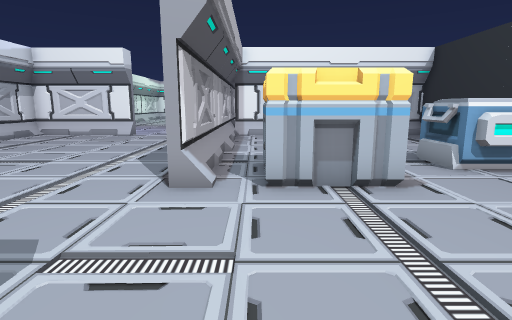
View 1 (above)

18 first-person views from a walk through a 3-D level made in the Unity game engine. The camera is 1.4 m above the floor, tilts 10° down and sees 80° across. Doors are open. The floor is counted in squares, 1 m on a side. Each view is taken from the middle of a square. On the plan, view 1 faces up. The plan holds only what a view shows up to about 14 squares ahead; the rest is blank. The player character is not drawn. Some animated figures are not drawn.

View 2
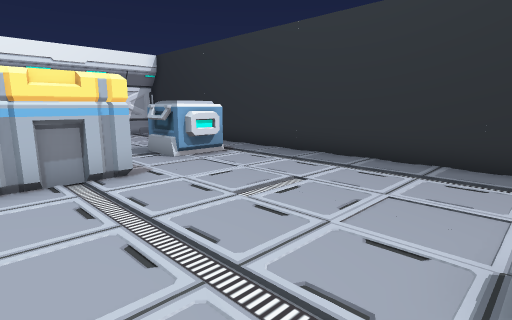

View 3
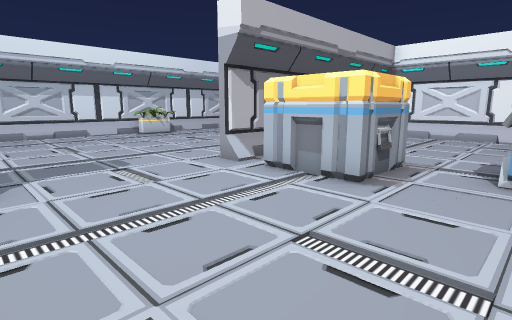

View 4
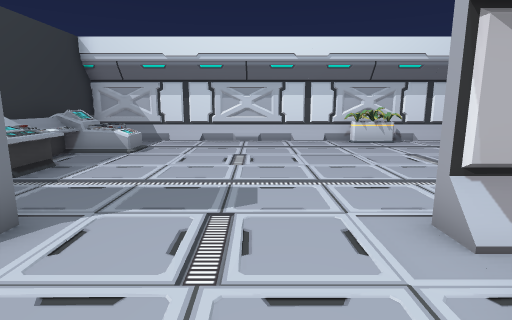

View 5
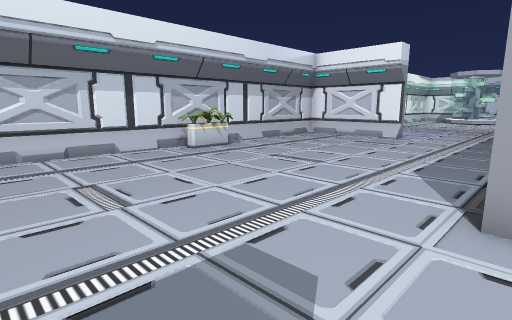

View 6
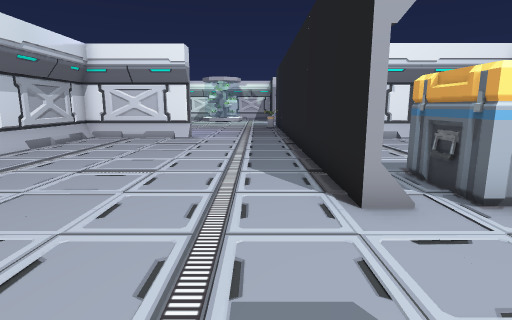

View 7
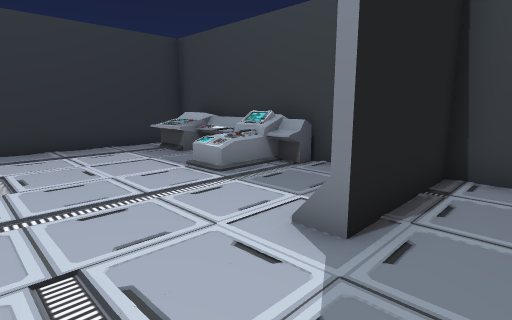

View 8
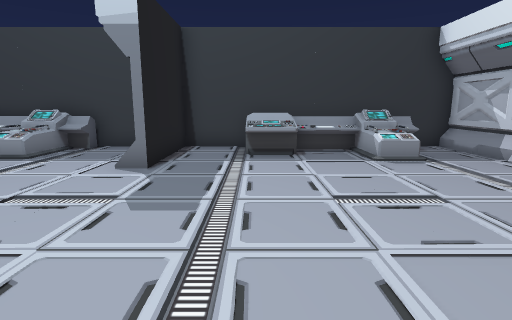

View 9
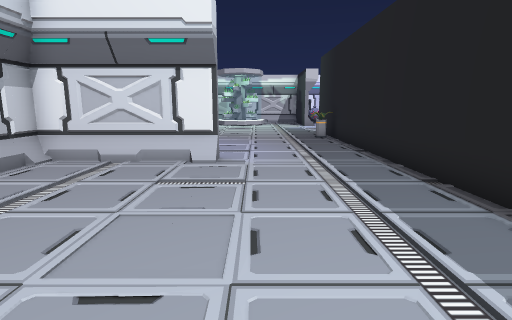

View 10
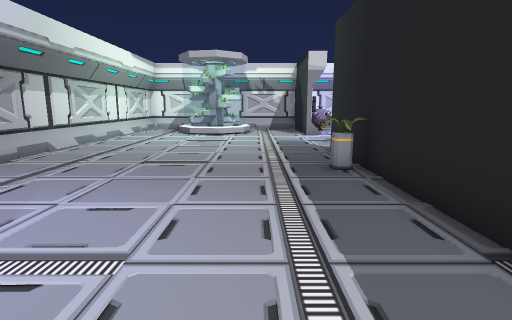

View 11
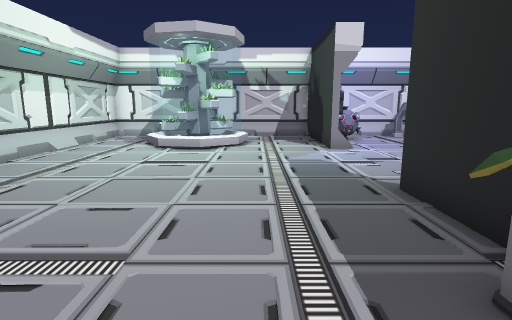

View 12
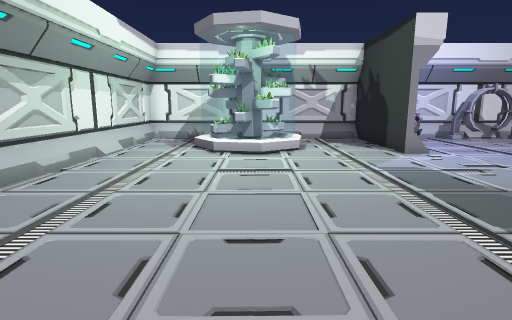

View 13
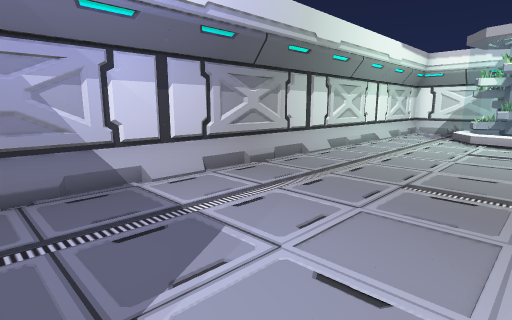

View 14
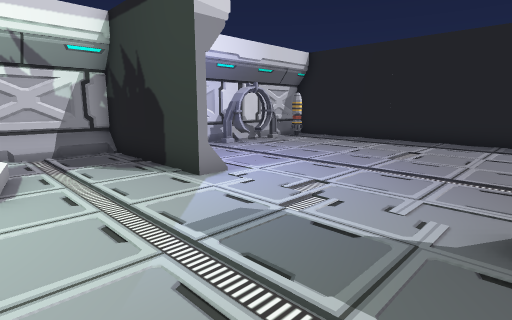

View 15
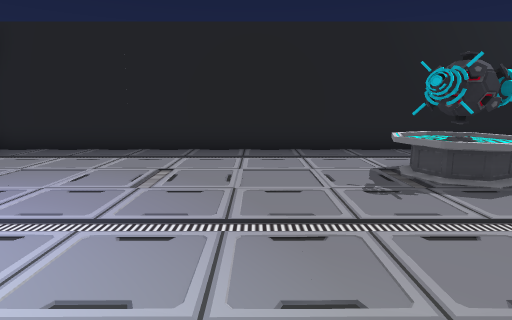

View 16
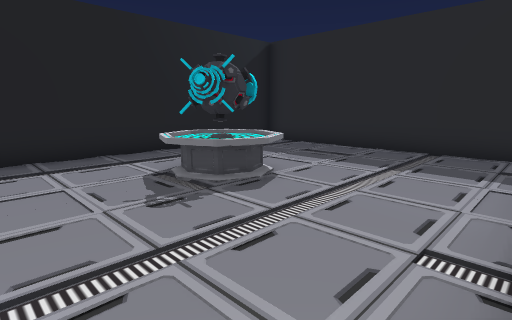

View 17
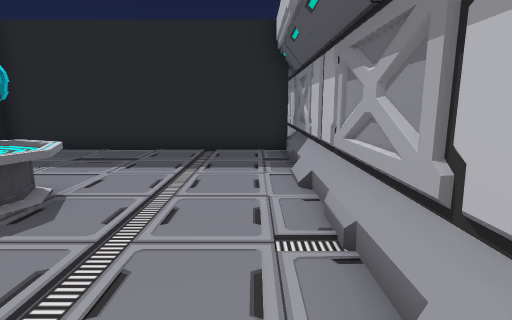

View 18
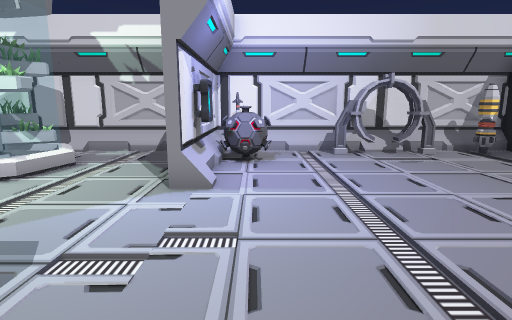

### Floor plan
Key: @ floor where view 1 was taken; # wall or solid block; x gap in a wall; . floor; / step, stairs or slope; D open door; = window, fence, low wall or low ledge; ^ raised ledge; C crate; O other object.
Columns run from 11 left of view 1 to 8 right of it. Each row starts with its distance up from view 1.
 34 ####################
 33 #..   ....#..####.##
 32 #...===...#^.......#
 31 #..=##=...#=.......#
 30 #...=#=...#........#
 29 #...==....x........#
 28 #.........D........#
 27 #........DD........#
 26 #........DD........#
 25 #..................#
 24 #.........#........#
 23 #.........#........#
 22 #.........#....OO..#
 21 #........^#...O#O..#
 20 #........##...OOO .#
 19 #.........#......  #
 18 #.........#....... #
 17 #.........#....... #
 16 #.........#........#
 15 #####xDDD.##########
 14 #.........#.....  .#
 13 #.........#.....
 12 #.........#.....
 11 #.........#......  #
 10 #.........#......  #
  9 ##........#......  #
  8 #=........#....OO .#
  7 #=........#C C.OOO.#
  6 #.........#C C..O..#
  5 #.........#CCC.....#
  4 #.........D........#
  3 #.........D........#
  2 #.........D........#
  1 #..................#
  0 #.........#@.......#
 -1 #..==.....#..=/....#
 -2 #.==^=^^..#..=/.=^.#
 -3 #.=#^^^^..#..^//=  #
 -4 ####################

Where each view was taken, in squares from view 1:
view 1: 0 up, 0 right, facing up
view 2: 1 down, 0 right, facing up-right
view 3: 0 up, 5 right, facing up-left
view 4: 3 up, 2 right, facing left
view 5: 1 up, 1 left, facing up-left
view 6: 1 up, 3 left, facing up
view 7: 3 up, 3 left, facing down-right
view 8: 7 up, 4 left, facing down
view 9: 7 up, 5 left, facing up
view 10: 14 up, 4 left, facing up
view 11: 19 up, 4 left, facing up
view 12: 20 up, 6 left, facing up
view 13: 16 up, 5 left, facing up-left
view 14: 24 up, 5 left, facing up-right
view 15: 25 up, 2 left, facing right
view 16: 25 up, 1 left, facing down-right
view 17: 25 up, 0 right, facing down
view 18: 24 up, 0 right, facing up
